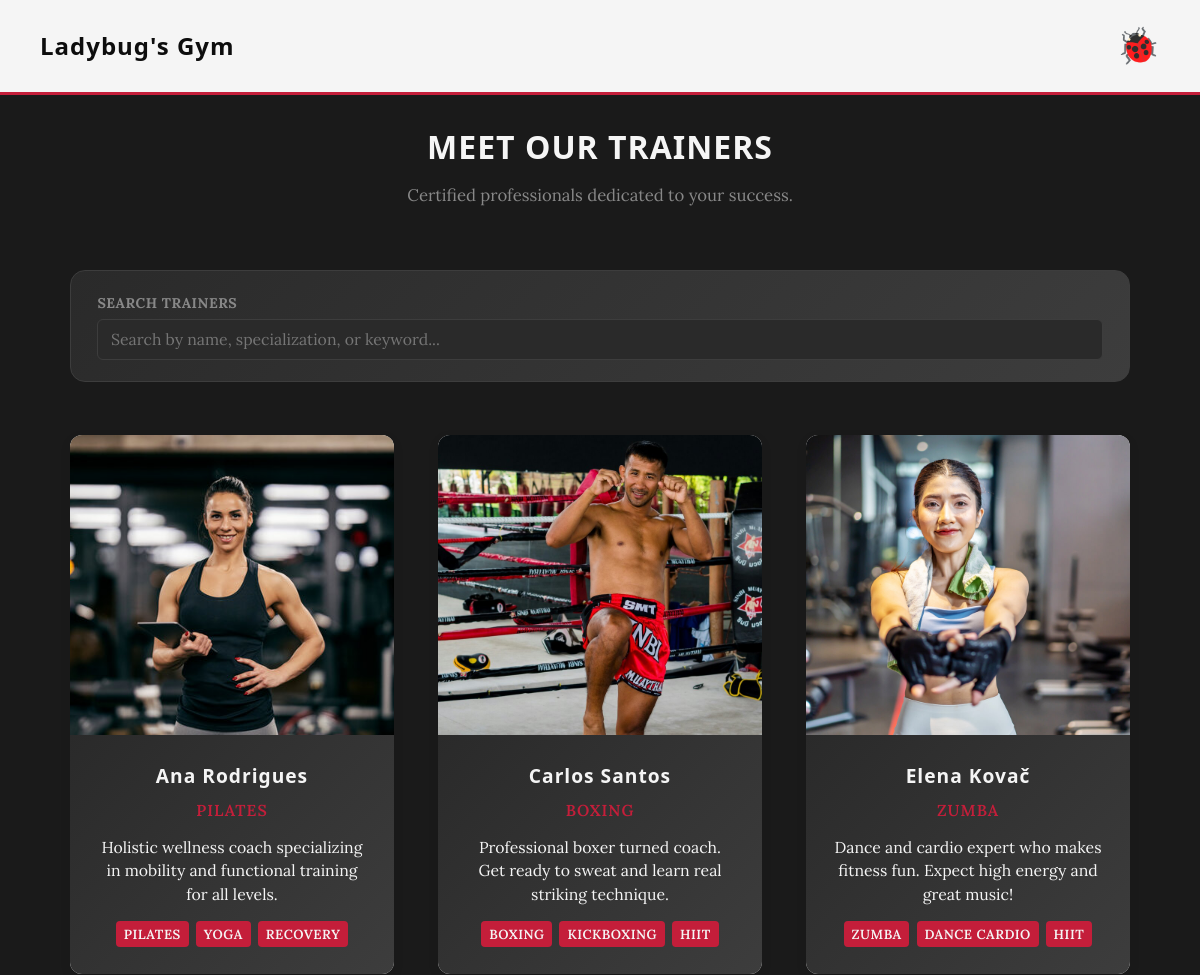
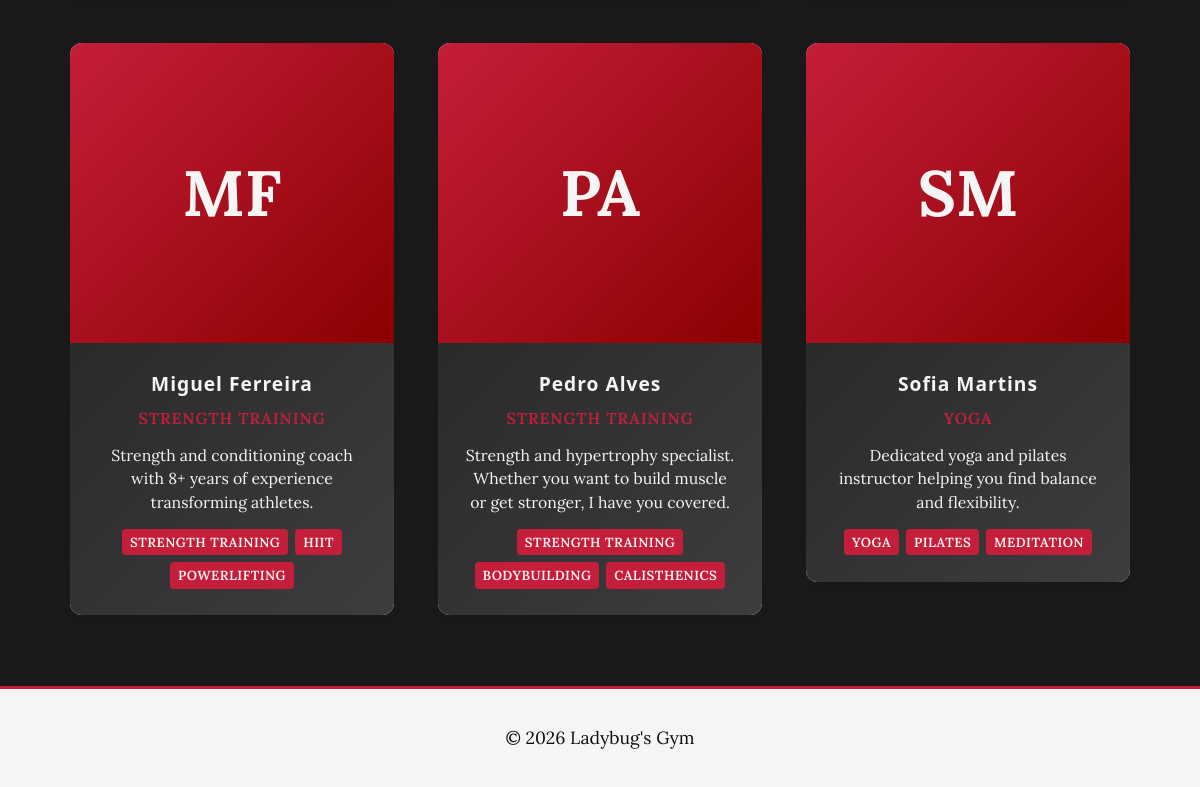
/pages/trainers.php, run on the app's committed database (2 pictures, top to bottom).
### tables this page shows
CREATE TABLE trainer_profiles (
    id INTEGER PRIMARY KEY AUTOINCREMENT,
    user_id INTEGER UNIQUE NOT NULL,
    bio TEXT,
    specializations TEXT,
    certifications TEXT,
    years_experience INTEGER DEFAULT 0,
    FOREIGN KEY(user_id) REFERENCES users(id) ON DELETE CASCADE
);

CREATE TABLE users (
    id INTEGER PRIMARY KEY AUTOINCREMENT,
    username VARCHAR(50) UNIQUE NOT NULL,
    email VARCHAR(100) UNIQUE NOT NULL,
    password_hash TEXT NOT NULL,
    name TEXT NOT NULL,
    role TEXT CHECK(role IN ('member', 'trainer', 'admin')) NOT NULL DEFAULT 'member',
    profile_photo TEXT,
    active INTEGER NOT NULL DEFAULT 1 CHECK(active IN (0,1)),
    created_at TEXT DEFAULT CURRENT_TIMESTAMP,
    plan_id INTEGER REFERENCES plans(id) ON DELETE SET NULL
);

### pages/trainers.php (called while the page is built, shortened)
<?php
require_once(__DIR__ . '/../templates/common.tpl.php');
require_once(__DIR__ . '/../templates/trainers.tpl.php');
require_once(__DIR__ . '/../database/trainer.class.php');
$trainers = Trainer::getAllTrainers();
drawHead("Our Trainers | Ladybug's Gym");
drawHeader();
drawPageHeader('MEET OUR TRAINERS', 'Certified professionals dedicated to your success.');
drawTrainersPage($trainers);
drawFooter();
?>

### database/trainer.class.php (called while the page is built, shortened)
<?php
class Trainer {
    private int $id;
    private string $name;
    private string $profilePhoto;
    private ?string $bio;
    private ?string $specializations;
    public function __construct(
        int $id,
        string $username,
        string $email,
        string $name,
        string $profilePhoto = '',
        ?string $bio = null,
        ?string $specializations = null,
        ?string $certifications = null,
        int $yearsExperience = 0,
        ?PDO $db = null
    ) {
        $this->id = $id;
        $this->name = $name;
        $this->profilePhoto = $profilePhoto;
        $this->bio = $bio;
        $this->specializations = $specializations;
    }
    public function getId(): int { return $this->id; }
    public function getName(): string { return $this->name; }
    public function getProfilePhoto(): string { return $this->profilePhoto; }
    public function getBio(): ?string { return $this->bio; }
    public function getSpecializationsList(): array {
        return array_map('trim', explode(',', $this->specializations));
    }
    public static function getAllTrainers(?PDO $db = null): array {
        $db = $db ?? getDatabaseConnection();
        $stmt = $db->prepare('
            SELECT
                u.id,
                u.username,
                u.email,
                u.name,
                COALESCE(u.profile_photo, \'\') AS profile_photo,
                tp.bio,
                tp.specializations,
                tp.certifications,
                COALESCE(tp.years_experience, 0) AS years_experience
            FROM users u
            LEFT JOIN trainer_profiles tp ON u.id = tp.user_id
            WHERE u.role = \'trainer\' AND u.active = 1
            ORDER BY u.name ASC
        ');
        $stmt->execute();
        $rows = $stmt->fetchAll();
        $trainers = [];
        foreach ($rows as $row) {
            $trainers[] = new self(
                $row['id'],
                $row['username'],
                $row['email'],
                $row['name'],
                $row['profile_photo'],
                $row['bio'],
                $row['specializations'],
                $row['certifications'],
                (int)$row['years_experience'],
                $db
            );
        }
        return $trainers;
    }
}
?>

### templates/trainers.tpl.php (the view, shortened to what this page needs)
<?php
function drawTrainersPage(array $trainers): void {
    ?>
    <main class="container trainers-page">
        <div class="schedule-filters">
            <div class="filter-row" style="grid-template-columns: 1fr;">
                <div class="filter-group">
                    <label for="trainerSearch">Search trainers</label>
                    <input type="text" id="trainerSearch" class="input-field" placeholder="Search by name, specialization, or keyword...">
                </div>
            </div>
        </div>
        <div class="team-showcase" id="trainerGrid">
            <?php foreach ($trainers as $trainer): ?>
                <div onclick="openTrainerModal(<?= (int)$trainer->getId() ?>)">
                    <?php drawTrainerCard($trainer); ?>
                </div>
            <?php endforeach; ?>
        </div>
    </main>
    <?php
}
function drawTrainerCard(Trainer $trainer): void {
    $photo = $trainer->getProfilePhoto();
    $hasPhoto = $photo !== '' && file_exists(__DIR__ . '/../img/' . $photo);
    $initials = '';
    if (!$hasPhoto) {
        $parts = explode(' ', $trainer->getName());
        $initials = strtoupper(substr($parts[0] ?? '', 0, 1) . substr($parts[1] ?? '', 0, 1));
    }
    $specializations = $trainer->getSpecializationsList();
    $firstSpec = !empty($specializations) ? $specializations[0] : 'Fitness';
    ?>
    <div class="team-member">
        <?php if ($hasPhoto): ?>
            <img src="../img/<?= htmlspecialchars($photo) ?>" alt="<?= htmlspecialchars($trainer->getName()) ?>" class="team-member-image">
        <?php else: ?>
            <div class="team-member-image trainer-placeholder"><?= htmlspecialchars($initials) ?></div>
        <?php endif; ?>
        <div class="team-member-info">
            <h3 class="team-member-name"><?= htmlspecialchars($trainer->getName()) ?></h3>
            <p class="team-member-role"><?= htmlspecialchars($firstSpec) ?></p>
            <?php if ($trainer->getBio() !== null): ?>
                <p class="team-member-description"><?= htmlspecialchars($trainer->getBio()) ?></p>
            <?php endif; ?>
            <?php if (count($specializations) > 1): ?>
                <div class="trainer-specs">
                    <?php foreach ($specializations as $spec): ?>
                        <span class="trainer-spec-tag"><?= htmlspecialchars($spec) ?></span>
                    <?php endforeach; ?>
                </div>
            <?php endif; ?>
        </div>
    </div>
    <?php
}

### templates/common.tpl.php (shortened to what this page needs)
<?php
function drawHead($title) {
    ?>
    <!DOCTYPE html>
    <html lang="en">
    <head>
        <?php drawCSSLinks(); ?>
    </head>
    <body>
    <?php
}
function drawHeader() {
    ?>
    <header class="site-header">
        <div class="container header-container" id="headerContainer">
            <h1><a href="index.php">Ladybug's Gym</a></h1>
            <div class="logo-container" id="ladybugToggle">
                <div class="ladybug-icon">🐞</div>
            </div>
        </div>
    </header>
    <?php
}
function drawPageHeader($title,$subtitle){
?>
     <div class="page-header">
            <h2><?php echo htmlspecialchars($title); ?></h2>
            <p><?php echo htmlspecialchars($subtitle); ?></p>
        </div>
<?php
}
function drawFooter() {
    ?>
    <footer class="site-footer">
        <div class="container">
            <p>&copy; 2026 Ladybug's Gym</p>
        </div>
    </footer>
    </body>
    </html>
    <?php
}
function drawCSSLinks() {
    ?>
    <link rel="stylesheet" href="../css/base.css">
    <link rel="stylesheet" href="../css/components.css">
    <link rel="stylesheet" href="../css/layout.css">
    <link rel="stylesheet" href="../css/pages.css">
    <link rel="stylesheet" href="../css/shared.css">
    <link rel="stylesheet" href="../css/cards.css">
    <link rel="stylesheet" href="../css/carousel.css">
    <link rel="stylesheet" href="../css/home.css">
    <link rel="stylesheet" href="../css/schedule.css">
    <link rel="stylesheet" href="../css/profile.css">
    <link rel="stylesheet" href="../css/login.css">
    <link rel="stylesheet" href="../css/register.css">
    <link rel="stylesheet" href="../css/trainers.css">
    <link rel="stylesheet" href="../css/trainer-dashboard.css">
    <link rel="stylesheet" href="../css/admin-dashboard.css">
    <?php
}

### css/base.css (style rules this page uses)
:root { --ladybug-red: #c41e3a; --ladybug-dark-red: #8b0000; --ladybug-black: #0d0d0d; --ladybug-dark-gray: #2a2a2a; --ladybug-medium-gray: #3d3d3d; --ladybug-white: #f5f5f5; --ladybug-bg: #1a1a1a; --ladybug-gray: #888; --ladybug-light: #4a1a1a; --accent-deep-red: #a01830; --accent-maroon: #7a0e26; --font-heading: 'Treova', 'Segoe UI', Arial, sans-serif; --font-body: 'Lora', Georgia, serif; --font-accent: 'Treova', 'Segoe UI', sans-serif; --primary-green: var(--ladybug-gray); --accent-green: var(--ladybug-red); --light-green: var(--ladybug-light); --white: var(--ladybug-white); --gray: var(--ladybug-gray); --bg-color: var(--ladybug-bg); }
* { margin: 0; padding: 0; box-sizing: border-box; }
body { font-family: var(--font-body); line-height: 1.6; color: var(--ladybug-white); background-color: var(--bg-color); font-size: 1.1rem; }
h1, h2, h3, h4, h5, h6 { font-family: var(--font-heading); letter-spacing: 1px; color: var(--ladybug-white); }
a { text-decoration: none; color: var(--primary-green); transition: color 0.3s; }
img { max-width: 100%; display: block; }

### css/components.css (style rules this page uses)
.input-field { width: 100%; padding: 0.8em; border: 1px solid var(--ladybug-medium-gray); border-radius: 6px; font-family: inherit; font-size: 1em; transition: border-color 0.3s; background-color: var(--ladybug-dark-gray); color: var(--ladybug-white); }

### css/layout.css (style rules this page uses)
.container { max-width: 1100px; margin: 0 auto; padding: 0 20px; width: 100%; }
.site-header { background-color: var(--ladybug-white); border-bottom: 3px solid var(--ladybug-red); padding: 1em 0; }
.site-header a, .site-header h1, .site-header nav { color: var(--ladybug-black); }
.header-container { display: flex; justify-content: space-between; align-items: center; position: relative; max-width: 100%; padding: 0 40px; }
.site-header h1 { font-size: 1.5rem; color: var(--ladybug-black); }
.site-footer { text-align: center; padding: 2em 0; background-color: var(--ladybug-white); color: var(--ladybug-black); border-top: 3px solid var(--ladybug-red); }
.site-footer .container { max-width: 100%; }
.logo-container { cursor: pointer; z-index: 20; position: relative; user-select: none; }
.ladybug-icon { font-size: 2.2rem; transition: transform 0.4s ease; }

### css/pages.css (style rules this page uses)
.page-header { text-align: center; margin-bottom: 2.5em; }
.page-header h2 { color: var(--primary-green); font-size: 2.2rem; }

### css/shared.css (style rules this page uses)
.page-header { text-align: center; margin-top: 1.5em; margin-bottom: 2.5em; }
.page-header h2 { color: var(--ladybug-white); font-size: 2.2rem; }
main.container { padding-top: 1em; }
main.container.schedule-page, main.container.trainers-page { padding-top: 1em; }

### css/cards.css (style rules this page uses)
.team-showcase { display: grid; grid-template-columns: repeat(auto-fit, minmax(280px, 1fr)); gap: 2.5em; margin-top: 3em; }
.team-member { position: relative; border-radius: 12px; overflow: hidden; background: var(--white); box-shadow: 0 4px 12px rgba(0,0,0,0.08); transition: all 0.5s cubic-bezier(0.34, 1.56, 0.64, 1); animation: fadeInUp 0.6s ease-out both; }
.team-member:nth-child(1) { animation-delay: 0.1s; }
.team-member-image { width: 100%; height: 300px; object-fit: cover; display: block; position: relative; z-index: 1; }
.team-member-info { padding: 1.5em; text-align: center; position: relative; z-index: 2; background: linear-gradient(135deg, #2a2a2a 0%, #3d3d3d 100%); }
.team-member-name { font-size: 1.2rem; font-weight: bold; color: var(--ladybug-white); margin-bottom: 0.3em; }
.team-member-role { color: var(--ladybug-red); font-size: 0.9em; font-weight: 600; text-transform: uppercase; letter-spacing: 1px; margin-bottom: 0.8em; }
.team-member-description { font-size: 0.9em; color: var(--ladybug-white); line-height: 1.5; }

### css/schedule.css (style rules this page uses)
.schedule-filters { background: linear-gradient(135deg, var(--ladybug-dark-gray), var(--ladybug-medium-gray)); border: 1px solid var(--ladybug-medium-gray); border-radius: 15px; padding: 1.2em 1.5em; margin-bottom: 0.5em; text-align: left; }
.filter-row { display: grid; grid-template-columns: 1.5fr 1.2fr 1fr 1fr auto; gap: 1em; align-items: end; }
.filter-group label { display: block; font-size: 0.8em; font-weight: bold; color: var(--ladybug-gray); margin-bottom: 0.3em; text-transform: uppercase; letter-spacing: 0.5px; }
.filter-group .input-field { font-size: 0.9em; padding: 0.6em 0.8em; }

### css/profile.css (style rules this page uses)
.page-header { text-align: center; margin-bottom: 2.5em; }
.page-header h2 { font-family: var(--font-heading); font-size: 2rem; color: var(--ladybug-white); margin-bottom: 0.3em; letter-spacing: 1px; }
.page-header p { color: var(--ladybug-gray); font-size: 0.95em; }

### data on the page
trainer_profiles: shows a picture, user.name "Ana Rodrigues", specializations "PILATES", bio "Holistic wellness coach specializing in mobility and functional training for all levels.", specializations "YOGA", specializations "RECOVERY"
trainer_profiles: shows a picture, user.name "Carlos Santos", specializations "BOXING", bio "Professional boxer turned coach. Get ready to sweat and learn real striking technique.", specializations "KICKBOXING", specializations "HIIT"
trainer_profiles: shows a picture, user.name "Elena Kovač", specializations "ZUMBA", bio "Dance and cardio expert who makes fitness fun. Expect high energy and great music!", specializations "DANCE CARDIO", specializations "HIIT"
trainer_profiles: user.name "MF", user.name "Miguel Ferreira", specializations "STRENGTH TRAINING", bio "Strength and conditioning coach with 8+ years of experience transforming athletes.", specializations "HIIT", specializations "POWERLIFTING"
trainer_profiles: user.name "PA", user.name "Pedro Alves", specializations "STRENGTH TRAINING", bio "Strength and hypertrophy specialist. Whether you want to build muscle or get stronger, I have you covered.", specializations "BODYBUILDING", specializations "CALISTHENICS"
trainer_profiles: user.name "SM", user.name "Sofia Martins", specializations "YOGA", bio "Dedicated yoga and pilates instructor helping you find balance and flexibility.", specializations "PILATES", specializations "MEDITATION"

### other printed values
$title "MEET OUR TRAINERS"
$subtitle "Certified professionals dedicated to your success."
